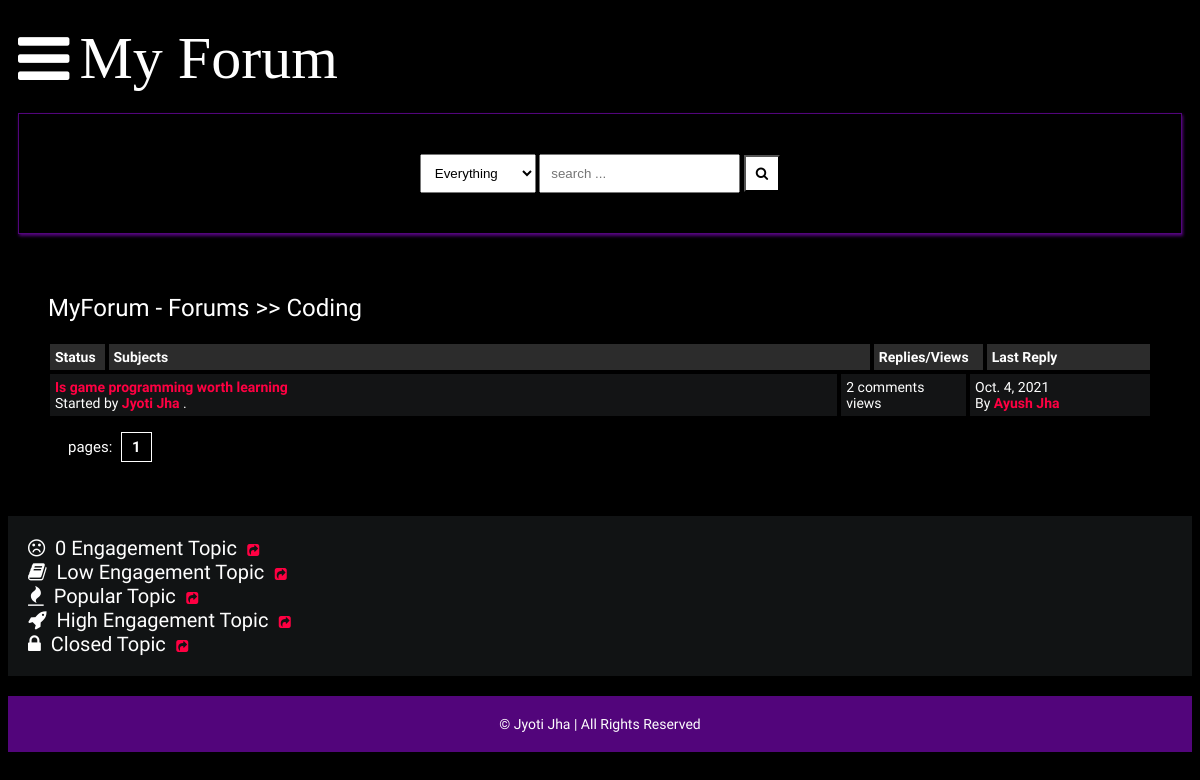
Page /posts/coding/ on the committed database.
### main/models.py (models this page shows, shortened)
class Category(models.Model):
    title = models.CharField(max_length=50)
    slug = models.SlugField(max_length=400, unique=True, blank=True)
    description = models.TextField(default="description")
    class Meta:
        verbose_name_plural = "categories"
    def get_url(self):
        return reverse("posts", kwargs={
            "slug":self.slug
        })

class Post(models.Model):
    title = models.CharField(max_length=400)
    slug = models.SlugField(max_length=400, unique=True, blank=True)
    user = models.ForeignKey(Author, on_delete=models.CASCADE)
    content = HTMLField()
    categories = models.ManyToManyField(Category)
    date = models.DateTimeField(auto_now_add=True)
    approved = models.BooleanField(default=True)
    hit_count_generic = GenericRelation(HitCount, object_id_field='object_pk',
        related_query_name='hit_count_generic_relation'
    )
    tags = TaggableManager()
    comments = models.ManyToManyField(Comment, blank=True)
    closed = models.BooleanField(default=False)
    state = models.CharField(max_length=40, default="zero")
    def get_url(self):
        return reverse("detail", kwargs={
            "slug":self.slug
        })
    @property
    def num_comments(self):
        return self.comments.count()
    @property
    def last_reply(self):
        return self.comments.latest("date")

class Author(models.Model):
    user = models.OneToOneField(User, on_delete=models.CASCADE)
    fullname = models.CharField(max_length=40, blank=False)
    slug = slug = models.SlugField(max_length=400, unique=True, blank=True)
    bio = HTMLField()
    points = models.IntegerField(default=0)
    profile_pic = ResizedImageField(size=[50, 80], quality=100, upload_to="authors", default=None, blank=False, null=True)

class Comment(models.Model):
    user = models.ForeignKey(Author, on_delete=models.CASCADE)
    content = models.TextField()
    date = models.DateTimeField(auto_now_add=True)
    replies = models.ManyToManyField(Reply, blank=True)

### main/views.py (the view)
# urls.py: path("posts/<slug>/", posts, name="posts"),
def posts(request, slug):
    category = get_object_or_404(Category, slug=slug)
    posts = Post.objects.filter(approved=True, categories=category)
    paginator = Paginator(posts, 5)
    page = request.GET.get("page")
    try:
        posts = paginator.page(page)
    except PageNotAnInteger:
        posts = paginator.page(1)
    except EmptyPage:
        posts = paginator.page(paginator.num_pages)
    context = {
        "posts":posts,
        "forum": category,
        "title": "Posts"
    }
    return render(request, "posts.html", context)

### main/context_processors.py (called while the page is built, shortened)
def searchFunction(request):
    search_context = {}
    posts = Post.objects.all()
    return search_context

### templates/posts.html (shortened to what this page needs)
{% extends 'base.html' %}
{% load hitcount_tags %}
{% block content %}
    <div class="container">
        <div class="navigate">
            <span><a href="{% url 'home' %}">MyForum - Forums</a> >> <a href="{{forum.get_url}}">{{forum.title}}</a></span>
        </div>
        <div class="posts-table">
            <div class="table-head">
                <div class="status">Status</div>
                <div class="subjects">Subjects</div>
                <div class="replies">Replies/Views</div>
                <div class="last-reply">Last Reply</div>
            </div>
            {% for post in posts %}
            <div class="table-row">
                <div class="subjects">
                    <a href="{{post.get_url}}">{{post.title}}</a>
                    <br>
                    <span>Started by <b><a href="">{{post.user.fullname|title}}</a></b> .</span>
                </div>
                <div class="replies">
                    {{post.num_comments}} comments <br> {% get_hit_count for post %} views
                </div>
                {% if post.last_reply %}
                <div class="last-reply">
                    {{post.last_reply.date|date}}
                    <br>By <b><a href="">{{post.last_reply.user.fullname|title}}</a></b>
                </div>
                {% else %}
                <div class="last-reply">
                    {{post.date|date}}
                    <br>By <b><a href="">{{post.user.fullname|title}}</a></b>
                </div>
                {% endif %}
            </div>
            {% endfor %}
        </div>
            <div class="pagination">
                pages: {% for num_page in posts.paginator.page_range %} <a href="?page={{num_page}}">{{num_page}}</a> {% endfor %}
            </div>
    </div>
    <div class="note">
        <span><i class="fa fa-frown-o"></i>&nbsp; 0 Engagement Topic</span>&nbsp;&nbsp;&nbsp;<a href=""><i class="fa fa-share-square"></i></a><br>
        <span><i class="fa fa-book"></i>&nbsp; Low Engagement Topic</span>&nbsp;&nbsp;&nbsp;<a href=""><i class="fa fa-share-square"></i></a><br>
        <span><i class="fa fa-fire"></i>&nbsp; Popular Topic</span>&nbsp;&nbsp;&nbsp;<a href=""><i class="fa fa-share-square"></i></a><br>
        <span><i class="fa fa-rocket"></i>&nbsp; High Engagement Topic</span>&nbsp;&nbsp;&nbsp;<a href=""><i class="fa fa-share-square"></i></a><br>
        <span><i class="fa fa-lock"></i>&nbsp; Closed Topic</span>&nbsp;&nbsp;&nbsp;<a href=""><i class="fa fa-share-square"></i></a><br>
    </div>
    {% endblock content %}

### static/style.css (style rules this page uses)
* { box-sizing: border-box; }
html { font-size: 14px; font-family: 'Titillium Web', sans-serif; background-color:rgb(0,0,0); color:#FEFEFE; }
a { color:#FF0042; font-weight: bolder; text-decoration: none; }
.container { margin: 20px; padding: 20px; }
.table-head { display: flex; }
.table-head div { padding: 5px; margin: 2px; background-color: #2C2C2C; font-weight: bold; }
.table-head .status { flex: 5%; }
.table-head .subjects { flex: 70%; }
.table-head .replies { flex: 10%; }
.table-head .last-reply { flex: 15%; }
.table-row { display: flex; }
.table-row .status, .table-row .subjects, .table-row .replies, .table-row .last-reply { padding: 5px; margin: 2px; background-color: #131415; }
.table-row .subjects { flex: 70%; }
.table-row .replies { flex: 10%; }
.table-row .last-reply { flex: 15%; }
.navigate { margin-block: 20px; font-weight: lighter; font-size: 24px; }
.navigate a { color: #fff; }
.pagination { padding: 20px; font-size: 15px; }
.pagination a { color: #fff; margin-inline: 5px; padding: 5px 10px; border: solid 0.5px #fff; }
.note { background-color:#111314; padding: 20px; display: block; }
.note span { font-size: 20px; margin-block: 5px; }

### rows in the picture
Category: title "Coding"
Post: title "Is game programming worth learning", user.fullname "Jyoti Jha", num_comments "2", last_reply "Oct. 4, 2021", last_reply.user.fullname "Ayush Jha"

### other values in the picture
{{ num_page }} "1"
